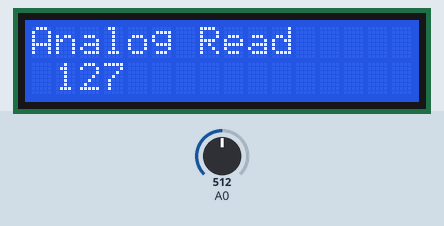
Bench run of a sketch on a simulated Arduino Uno, built with avr-gcc and run on an emulated ATmega328P. Parts: 16×2 character LCD. The inputs (shaded band) are chosen by the test bench; at power-on: A0 = 512.

Above: at 1.2 s.
1.3 s: A0 set to 716
At 2.0 s:
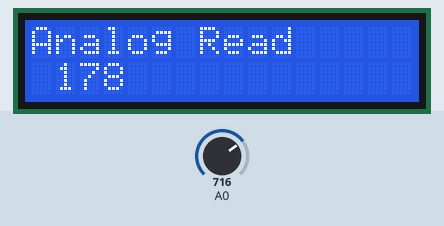
2.8 s: A0 set to 900
At 3.1 s:
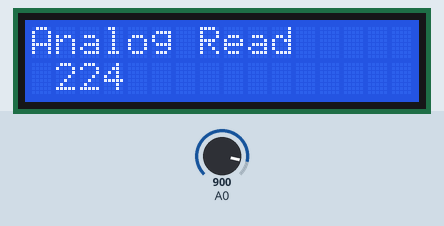
4.3 s: A0 set to 1023
At 5.4 s:
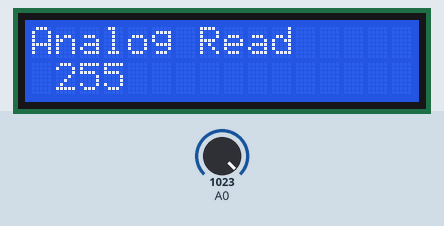
Timing chart, 0 to 7.3 s (numbered marks = the images above; inputs shaded):
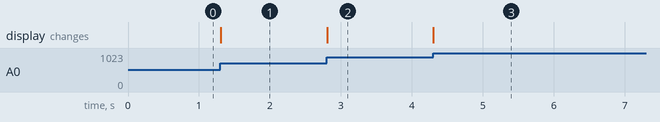

The sketch:

ADC.ino
```cpp
#include <LiquidCrystal.h>

LiquidCrystal lcd(7,6,5,4,3,2);
int an= A0;
void setup() {
  // put your setup code here, to run once:
lcd.begin(16,2);
lcd.clear();
pinMode(A0,INPUT);
}

void loop() {
  // put your main code here, to run repeatedly:
while(1)
{
int a=analogRead(A0);
int val=map(a,0,1023,0,255);
lcd.setCursor(0,0);
lcd.print("Analog Read");
lcd.setCursor(1,1);
lcd.print(val);
}
}
```

Measured:
- after the input at 1.3 s, the display: changes at once (image 1)
- after the input at 2.8 s, the display: changes at once (image 2)
- after the input at 4.3 s, the display: changes at once (image 3)
